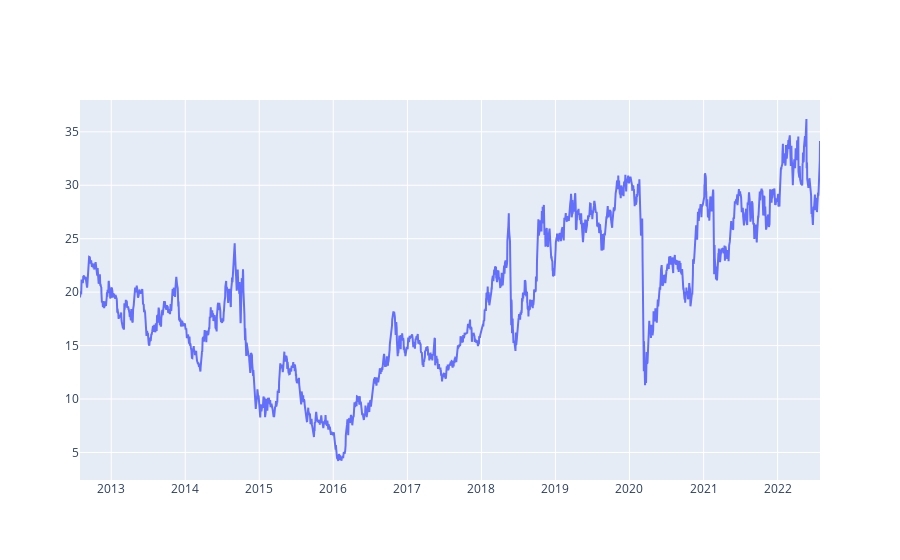

The notebook cell saved with this chart:
### Code cell
#Plotando os preços de fechamento da ação
d = [go.Scatter(x=df.Date,y=df['Close'])]
py.iplot(d)

### Figure 1 — Plotly figure (JSON) as saved in the notebook; plotly's stock layout.template omitted (floating-point values rounded to 4 significant figures; data arrays with more than 128 entries replaced by an {"elided": "..."} marker saying what was removed)
{"data": [{"type": "scatter", "x": {"elided": "2481 str values"}, "y": {"elided": "2481 float values"}}], "layout": {}}
